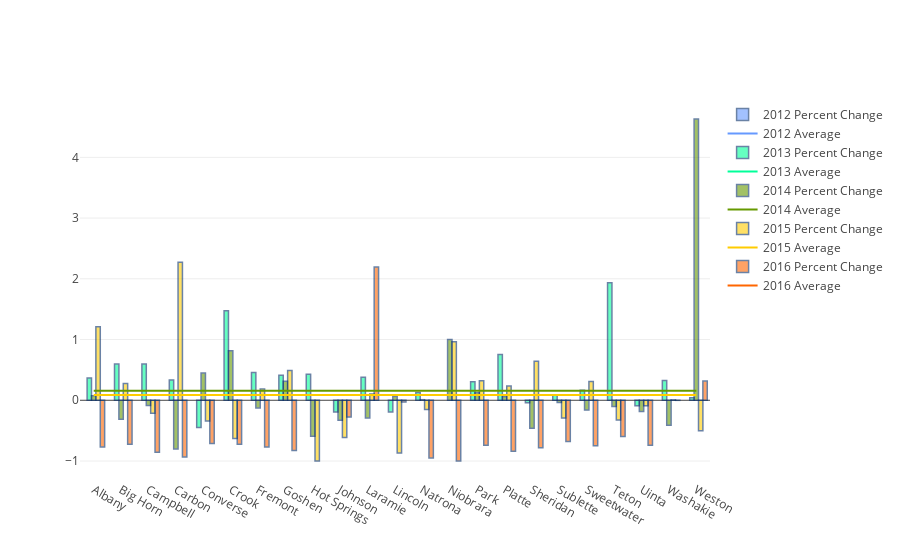

Write notebook code for a chart like this one.
### Code cell
objs = []
data = []
for county in counties:
    pct_change_vals=school_county_rates[['Rate']].loc[idx[county,BEGIN_YEAR:END_YEAR], :].pct_change().values.flatten().tolist()
    objs.append({'county':county,'pct_change':pct_change_vals})
    cnt=0
    pos_years = []
    pos_data = []
    neg_years = []
    neg_data = []
    for year in years:
        if pct_change_vals[cnt]<0:
            neg_years.append(year)
            neg_data.append(pct_change_vals[cnt])
        else:
            pos_years.append(year)
            pos_data.append(pct_change_vals[cnt])
        cnt+=1
#print(objs)

cntr=0
for year in years:
    year_avg = np.mean([x['pct_change'][cntr] for x in objs])
    data.append(go.Bar(
        x = counties,
        y = [x['pct_change'][cntr] for x in objs],
        #text=,
        textposition = 'auto',
        name='{} Percent Change'.format(year),
        marker=dict(
            color=marker_colors[cntr],
            line=dict(
                color='rgb(8,48,107)',
                width=1.5),
        ),
        opacity=0.6
        )
    )
    
    data.append(go.Scatter(
            x = counties,
            y = [year_avg for x in range(len(counties))],
            name='{} Average'.format(year),
            marker=dict(
            color=marker_colors[cntr],
            line=dict(
                color='rgb(8,48,107)',
                width=1.5),
        )
        )
    )
    
    cntr+=1

display(HTML('<h2>Percent Change of School Discipline Rates Across All Counties {}-{}</h2>'.format(BEGIN_YEAR,END_YEAR)))
display(HTML("""
<p>
The graph below shows the percent change in educational displine rates from the previous year(i.e. 2013 
shows how much the rate has changed from 2012). Each county is represented along the x-axis, with 5 vertical bars for each 
county representing the educational discipline rate of that county for a particular year. If the bar extends below 
the x-axis then the county experienced decrease in educational discipline incidents, and vice-versa for bars extending 
above the x-axis. The horizontal bars on this graph represent the average percentage of change in incidents for 
the entire state, with lines above the x-axis representing an overall increase in incidents across the state for that
particular year. Similiar to the previous graphs the bars and lines are color coded according to year as represented 
by the legend on the right.
</p>
""".format(BEGIN_YEAR,END_YEAR)))
pl.offline.iplot(data, filename='county school pct change in rates over 5 years')

### Figure 1 — Plotly figure (JSON) as saved in the notebook; plotly's stock layout.template omitted (floating-point values rounded to 4 significant figures)
{"data": [{"marker": {"color": "#6699ff", "line": {"color": "rgb(8,48,107)", "width": 1.5}}, "name": "2012 Percent Change", "opacity": 0.6, "textposition": "auto", "type": "bar", "uid": "fc50b06c-b4ec-11e8-a9ec-e82aea1df894", "x": ["Albany", "Big Horn", "Campbell", "Carbon", "Converse", "Crook", "Fremont", "Goshen", "Hot Springs", "Johnson", "Laramie", "Lincoln", "Natrona", "Niobrara", "Park", "Platte", "Sheridan", "Sublette", "Sweetwater", "Teton", "Uinta", "Washakie", "Weston"], "y": [null, null, null, null, null, null, null, null, null, null, null, null, null, null, null, null, null, null, null, null, null, null, null]}, {"marker": {"color": "#6699ff", "line": {"color": "rgb(8,48,107)", "width": 1.5}}, "name": "2012 Average", "type": "scatter", "uid": "fc50b06d-b4ec-11e8-a9ec-e82aea1df894", "x": ["Albany", "Big Horn", "Campbell", "Carbon", "Converse", "Crook", "Fremont", "Goshen", "Hot Springs", "Johnson", "Laramie", "Lincoln", "Natrona", "Niobrara", "Park", "Platte", "Sheridan", "Sublette", "Sweetwater", "Teton", "Uinta", "Washakie", "Weston"], "y": [null, null, null, null, null, null, null, null, null, null, null, null, null, null, null, null, null, null, null, null, null, null, null]}, {"marker": {"color": "#00ff99", "line": {"color": "rgb(8,48,107)", "width": 1.5}}, "name": "2013 Percent Change", "opacity": 0.6, "textposition": "auto", "type": "bar", "uid": "fc50b06e-b4ec-11e8-a9ec-e82aea1df894", "x": ["Albany", "Big Horn", "Campbell", "Carbon", "Converse", "Crook", "Fremont", "Goshen", "Hot Springs", "Johnson", "Laramie", "Lincoln", "Natrona", "Niobrara", "Park", "Platte", "Sheridan", "Sublette", "Sweetwater", "Teton", "Uinta", "Washakie", "Weston"], "y": [0.3678, 0.5952, 0.5966, 0.3355, -0.4496, 1.472, 0.4556, 0.4113, 0.4287, -0.1931, 0.3782, -0.1935, 0.1281, null, 0.3043, 0.7527, -0.03956, 0.08601, 0.1656, 1.935, -0.08958, 0.3256, 0.04078]}, {"marker": {"color": "#00ff99", "line": {"color": "rgb(8,48,107)", "width": 1.5}}, "name": "2013 Average", "type": "scatter", "uid": "fc50b06f-b4ec-11e8-a9ec-e82aea1df894", "x": ["Albany", "Big Horn", "Campbell", "Carbon", "Converse", "Crook", "Fremont", "Goshen", "Hot Springs", "Johnson", "Laramie", "Lincoln", "Natrona", "Niobrara", "Park", "Platte", "Sheridan", "Sublette", "Sweetwater", "Teton", "Uinta", "Washakie", "Weston"], "y": [null, null, null, null, null, null, null, null, null, null, null, null, null, null, null, null, null, null, null, null, null, null, null]}, {"marker": {"color": "#669900", "line": {"color": "rgb(8,48,107)", "width": 1.5}}, "name": "2014 Percent Change", "opacity": 0.6, "textposition": "auto", "type": "bar", "uid": "fc50b070-b4ec-11e8-a9ec-e82aea1df894", "x": ["Albany", "Big Horn", "Campbell", "Carbon", "Converse", "Crook", "Fremont", "Goshen", "Hot Springs", "Johnson", "Laramie", "Lincoln", "Natrona", "Niobrara", "Park", "Platte", "Sheridan", "Sublette", "Sweetwater", "Teton", "Uinta", "Washakie", "Weston"], "y": [0.07449, -0.3119, -0.08595, -0.8011, 0.4485, 0.8144, -0.1259, 0.3147, -0.5913, -0.3284, -0.2901, 0.06243, 0.00962, 1, 0.1247, 0.05773, -0.4595, -0.03659, -0.162, -0.103, -0.1833, -0.4117, 4.631]}, {"marker": {"color": "#669900", "line": {"color": "rgb(8,48,107)", "width": 1.5}}, "name": "2014 Average", "type": "scatter", "uid": "fc50b071-b4ec-11e8-a9ec-e82aea1df894", "x": ["Albany", "Big Horn", "Campbell", "Carbon", "Converse", "Crook", "Fremont", "Goshen", "Hot Springs", "Johnson", "Laramie", "Lincoln", "Natrona", "Niobrara", "Park", "Platte", "Sheridan", "Sublette", "Sweetwater", "Teton", "Uinta", "Washakie", "Weston"], "y": [0.1586, 0.1586, 0.1586, 0.1586, 0.1586, 0.1586, 0.1586, 0.1586, 0.1586, 0.1586, 0.1586, 0.1586, 0.1586, 0.1586, 0.1586, 0.1586, 0.1586, 0.1586, 0.1586, 0.1586, 0.1586, 0.1586, 0.1586]}, {"marker": {"color": "#ffcc00", "line": {"color": "rgb(8,48,107)", "width": 1.5}}, "name": "2015 Percent Change", "opacity": 0.6, "textposition": "auto", "type": "bar", "uid": "fc50b072-b4ec-11e8-a9ec-e82aea1df894", "x": ["Albany", "Big Horn", "Campbell", "Carbon", "Converse", "Crook", "Fremont", "Goshen", "Hot Springs", "Johnson", "Laramie", "Lincoln", "Natrona", "Niobrara", "Park", "Platte", "Sheridan", "Sublette", "Sweetwater", "Teton", "Uinta", "Washakie", "Weston"], "y": [1.209, 0.2778, -0.2125, 2.271, -0.3414, -0.6307, 0.1852, 0.4896, -1, -0.6127, 0.1038, -0.8693, -0.153, 0.9615, 0.3214, 0.2342, 0.641, -0.2932, 0.3102, -0.3262, -0.08886, 0.006974, -0.5009]}, {"marker": {"color": "#ffcc00", "line": {"color": "rgb(8,48,107)", "width": 1.5}}, "name": "2015 Average", "type": "scatter", "uid": "fc50b073-b4ec-11e8-a9ec-e82aea1df894", "x": ["Albany", "Big Horn", "Campbell", "Carbon", "Converse", "Crook", "Fremont", "Goshen", "Hot Springs", "Johnson", "Laramie", "Lincoln", "Natrona", "Niobrara", "Park", "Platte", "Sheridan", "Sublette", "Sweetwater", "Teton", "Uinta", "Washakie", "Weston"], "y": [0.08621, 0.08621, 0.08621, 0.08621, 0.08621, 0.08621, 0.08621, 0.08621, 0.08621, 0.08621, 0.08621, 0.08621, 0.08621, 0.08621, 0.08621, 0.08621, 0.08621, 0.08621, 0.08621, 0.08621, 0.08621, 0.08621, 0.08621]}, {"marker": {"color": "#ff6600", "line": {"color": "rgb(8,48,107)", "width": 1.5}}, "name": "2016 Percent Change", "opacity": 0.6, "textposition": "auto", "type": "bar", "uid": "fc50b074-b4ec-11e8-a9ec-e82aea1df894", "x": ["Albany", "Big Horn", "Campbell", "Carbon", "Converse", "Crook", "Fremont", "Goshen", "Hot Springs", "Johnson", "Laramie", "Lincoln", "Natrona", "Niobrara", "Park", "Platte", "Sheridan", "Sublette", "Sweetwater", "Teton", "Uinta", "Washakie", "Weston"], "y": [-0.7684, -0.7257, -0.8576, -0.9326, -0.713, -0.7259, -0.7691, -0.8283, null, -0.277, 2.196, -0.02955, -0.9493, -1, -0.7388, -0.84, -0.7825, -0.6786, -0.7507, -0.5965, -0.7393, -0.001177, 0.3162]}, {"marker": {"color": "#ff6600", "line": {"color": "rgb(8,48,107)", "width": 1.5}}, "name": "2016 Average", "type": "scatter", "uid": "fc50b075-b4ec-11e8-a9ec-e82aea1df894", "x": ["Albany", "Big Horn", "Campbell", "Carbon", "Converse", "Crook", "Fremont", "Goshen", "Hot Springs", "Johnson", "Laramie", "Lincoln", "Natrona", "Niobrara", "Park", "Platte", "Sheridan", "Sublette", "Sweetwater", "Teton", "Uinta", "Washakie", "Weston"], "y": [null, null, null, null, null, null, null, null, null, null, null, null, null, null, null, null, null, null, null, null, null, null, null]}], "layout": {}}
